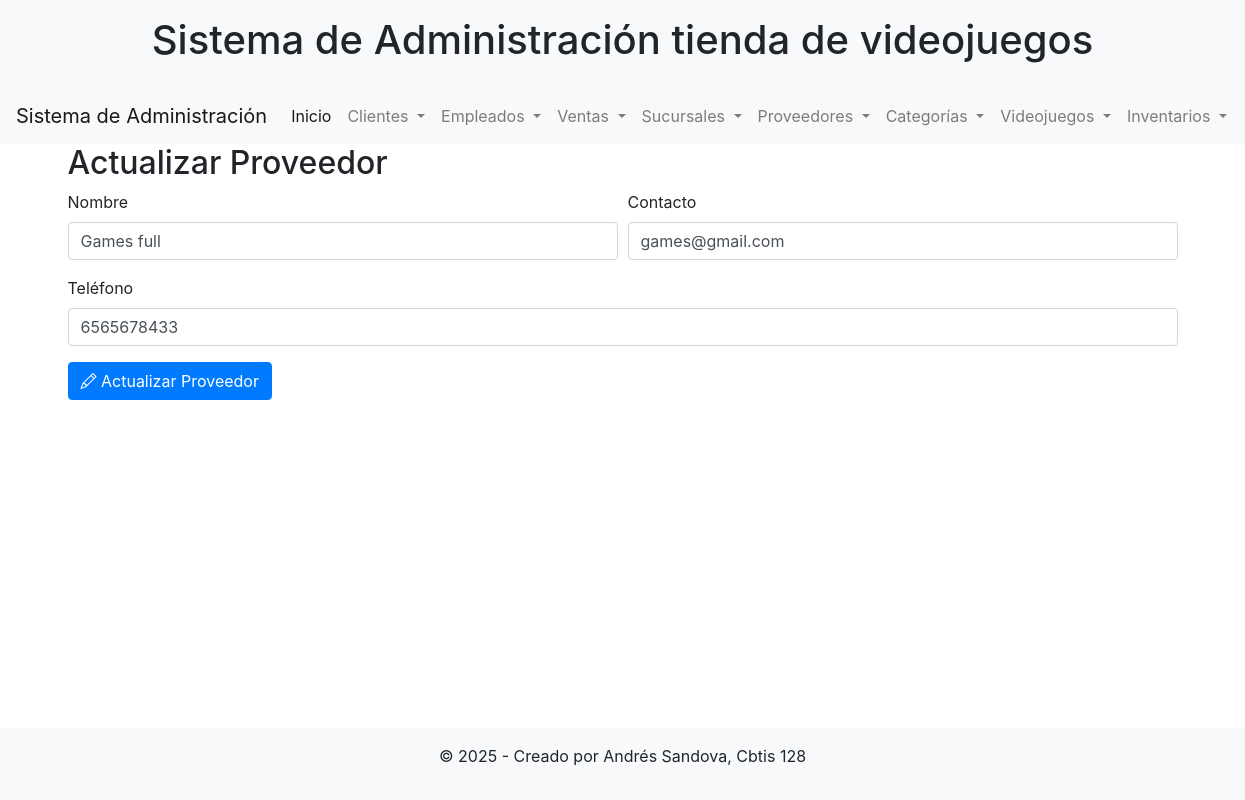
Screenshot of /actualizar_proveedor/1/ with the database file from the repository.
### app_Videojuegos/models.py (models this page shows, shortened)
class Proveedor(models.Model):
    nombre = models.CharField(max_length=100)
    contacto = models.CharField(max_length=100)
    telefono = models.CharField(max_length=50)

### app_Videojuegos/views.py (the view)
# urls.py: path('actualizar_proveedor/<int:pk>/', views.actualizar_proveedor, name='actualizar_proveedor'),
def actualizar_proveedor(request, pk):
    proveedor = get_object_or_404(Proveedor, pk=pk)
    if request.method == 'POST':
        proveedor.nombre = request.POST.get('nombre')
        proveedor.contacto = request.POST.get('contacto')
        proveedor.telefono = request.POST.get('telefono')
        proveedor.save()
        return redirect('ver_proveedores')
    return render(request, 'proveedor/actualizar_proveedor.html', {'proveedor': proveedor})

### app_Videojuegos/templates/proveedor/actualizar_proveedor.html (shortened to what this page needs)
{% extends 'cliente/base.html' %}
{% block content %}
<h2>Actualizar Proveedor</h2>
<form method="POST">
    <div class="form-row">
        <div class="form-group col-md-6">
            <label for="nombre">Nombre</label>
            <input type="text" class="form-control" id="nombre" name="nombre" value="{{ proveedor.nombre }}" required>
        </div>
        <div class="form-group col-md-6">
            <label for="contacto">Contacto</label>
            <input type="text" class="form-control" id="contacto" name="contacto" value="{{ proveedor.contacto }}" required>
        </div>
    </div>
    <div class="form-group">
        <label for="telefono">Teléfono</label>
        <input type="text" class="form-control" id="telefono" name="telefono" value="{{ proveedor.telefono }}" required>
    </div>
    <button type="submit" class="btn btn-primary"><i class="bi bi-pencil"></i> Actualizar Proveedor</button>
</form>
{% endblock %}

### rows the page displays
Proveedor: nombre "Games full", contacto "games@gmail.com", telefono "6565678433"
